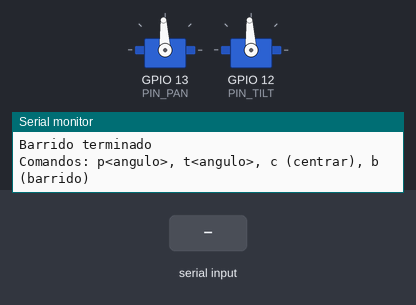
A sketch run on a simulated ESP32. Parts: 2 × servo, the last lines printed to the serial monitor. The test bench sets the inputs (shaded band). Servo pulses on a pin are drawn as a servo (544–2400 µs = 0–180°).

Above: at 7.9 s.
8.0 s: "p,45\n" received over Serial
At 9.5 s:
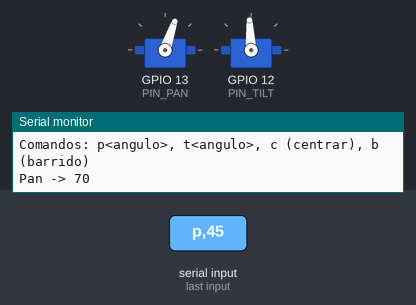
9.9 s: "t100\n" received over Serial
At 10.7 s:
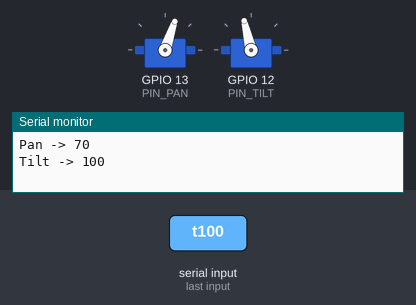
11.5 s: "p100\n" received over Serial
At 13.0 s:
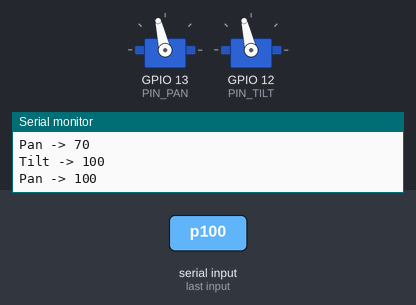
13.6 s: "t,45\n" received over Serial
At 15.0 s:
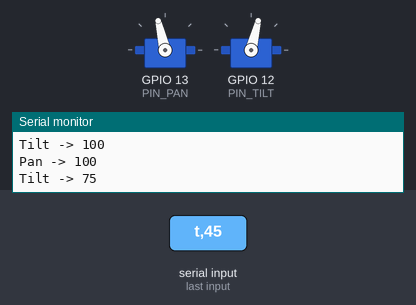
15.5 s: "b90\n" received over Serial
18.5 s: "p\n" received over Serial
At 21.2 s:
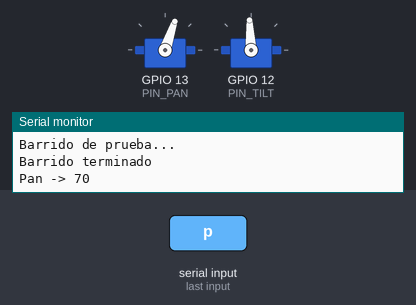
Timing chart, 0 to 22.5 s (numbered marks = the images above; inputs shaded):
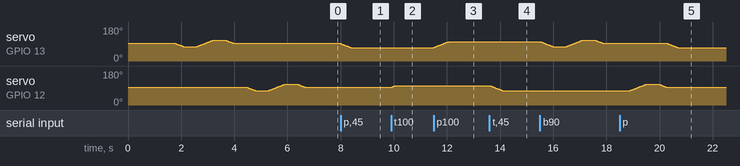

The sketch:

02_servos_test.ino
```cpp
/*
 * VigIA - Paso 2: Prueba de servos pan-tilt
 * ------------------------------------------------------------
 * Objetivo: verificar que los dos MG996R se mueven bien y
 * encontrar los límites reales del soporte (para que la cámara
 * no choque con los brackets).
 *
 * Al encender:
 *   1. Lleva ambos servos al centro (pan 90°, tilt 90°).
 *   2. Hace un barrido lento de prueba.
 *   3. Queda esperando comandos por el Monitor Serie.
 *
 * Comandos (Monitor Serie a 115200, con "Nueva línea"):
 *   p90   -> mueve pan a 90°
 *   t45   -> mueve tilt a 45°
 *   c     -> centra ambos
 *   b     -> repite el barrido de prueba
 *
 * Conexiones:
 *   Servo PAN  señal (naranja) -> GPIO 13
 *   Servo TILT señal (naranja) -> GPIO 12
 *   Servos rojo (+)            -> 5V de la FUENTE EXTERNA (no del FTDI)
 *   Servos marrón (-)          -> GND de la fuente
 *   GND de la fuente           -> GND del ESP32-CAM  (¡obligatorio unirlos!)
 *
 * ¿Por qué GPIO 12 y 13? Con la microSD en modo 1-bit (Paso 1)
 * son los únicos pines libres que no usan la cámara ni la SD.
 *
 * Errores comunes:
 *   - El ESP32 se reinicia al moverse los servos ("Brownout"):
 *       los servos están tomando corriente del FTDI. Usar la fuente
 *       5V 2A para los servos y unir los GND.
 *   - El servo tiembla o no se mueve: falta el GND común.
 *   - No arranca / no se puede subir el código con el servo
 *     conectado en GPIO 12: desconectar el cable de señal del
 *     GPIO 12 al subir el código y volver a conectarlo después.
 *     (GPIO 12 decide el voltaje de la memoria al arrancar.)
 */

// ---- Pines ----
#define PIN_PAN   13
#define PIN_TILT  12

// ---- Límites (ajustar si el soporte choca) ----
// Con el montaje "servo sobre servo" la cámara puede chocar con la
// escuadra en L o con la caja: probar con los comandos t/p y anotar
// el último ángulo seguro de cada lado.
// MODO SEGURO: rango pequeño alrededor del centro para la primera
// prueba con todo armado. Ampliar de a poco cuando se sepa hasta
// dónde llega cada servo sin chocar (meta: pan 0-180, tilt 45-135).
#define PAN_MIN   70
#define PAN_MAX  110
#define TILT_MIN  75
#define TILT_MAX 105

// Amplitud del barrido de prueba (grados a cada lado del centro)
#define BARRIDO_GRADOS 15

// ---- Sentido de giro ----
// Con "t100" la cámara debe mirar MÁS ARRIBA que con "t90".
// Si mira más abajo, cambiar TILT_INVERTIDO a true.
// Con "p100" la cámara debe girar hacia SU izquierda (tu derecha
// si la miras de frente). Si gira al revés, PAN_INVERTIDO a true.
#define PAN_INVERTIDO  false
#define TILT_INVERTIDO false

// ---- PWM para servos ----
// Canales 2 y 3 (timer 1). Los canales 0/1 (timer 0) quedan
// reservados para el reloj de la cámara cuando juntemos todo.
#define CANAL_PAN   2
#define CANAL_TILT  3
#define FREQ_SERVO 50   // 50 Hz = periodo de 20 ms
#define RESOLUCION 16   // 16 bits -> 0..65535
#define PULSO_MIN 500   // µs para 0°   (MG996R)
#define PULSO_MAX 2500  // µs para 180°

int anguloPan  = 90;
int anguloTilt = 90;

void escribirServo(int pin, int angulo) {
  if ((pin == PIN_PAN && PAN_INVERTIDO) || (pin == PIN_TILT && TILT_INVERTIDO)) {
    angulo = 180 - angulo;
  }
  uint32_t us = map(angulo, 0, 180, PULSO_MIN, PULSO_MAX);
  uint32_t duty = (us * 65535UL) / 20000UL;
  ledcWrite(pin, duty);
}

// Mueve de a 1° para no dar golpes al soporte ni picos de corriente
void moverSuave(int pin, int &actual, int destino, int minimo, int maximo) {
  destino = constrain(destino, minimo, maximo);
  int paso = (destino > actual) ? 1 : -1;
  while (actual != destino) {
    actual += paso;
    escribirServo(pin, actual);
    delay(20);  // lento: ~1 segundo cada 50°
  }
}

void moverPan(int a)  { moverSuave(PIN_PAN,  anguloPan,  a, PAN_MIN,  PAN_MAX); }
void moverTilt(int a) { moverSuave(PIN_TILT, anguloTilt, a, TILT_MIN, TILT_MAX); }

void centrar() {
  moverPan(90);
  moverTilt(90);
  Serial.println("Centrado: pan 90, tilt 90");
}

void barrido() {
  Serial.println("Barrido de prueba...");
  moverPan(90 - BARRIDO_GRADOS);  delay(500);
  moverPan(90 + BARRIDO_GRADOS);  delay(500);
  moverPan(90);                   delay(500);
  moverTilt(90 - BARRIDO_GRADOS); delay(500);
  moverTilt(90 + BARRIDO_GRADOS); delay(500);
  moverTilt(90);
  Serial.println("Barrido terminado");
}

void setup() {
  Serial.begin(115200);
  delay(1000);
  Serial.println("\n=== VigIA - Paso 2: servos pan-tilt ===");

  if (!ledcAttachChannel(PIN_PAN, FREQ_SERVO, RESOLUCION, CANAL_PAN) ||
      !ledcAttachChannel(PIN_TILT, FREQ_SERVO, RESOLUCION, CANAL_TILT)) {
    Serial.println("ERROR: no se pudo configurar el PWM de los servos");
    return;
  }

  // Posición inicial sin movimiento suave (aún no sabemos dónde están)
  escribirServo(PIN_PAN, anguloPan);
  escribirServo(PIN_TILT, anguloTilt);
  delay(800);

  barrido();
  Serial.println("Comandos: p<angulo>, t<angulo>, c (centrar), b (barrido)");
}

void loop() {
  if (!Serial.available()) return;

  String cmd = Serial.readStringUntil('\n');
  cmd.trim();
  if (cmd.length() == 0) return;

  char tipo = tolower(cmd.charAt(0));
  int valor = cmd.substring(1).toInt();

  switch (tipo) {
    case 'p':
      moverPan(valor);
      Serial.printf("Pan -> %d\n", anguloPan);
      break;
    case 't':
      moverTilt(valor);
      Serial.printf("Tilt -> %d\n", anguloTilt);
      break;
    case 'c':
      centrar();
      break;
    case 'b':
      barrido();
      break;
    default:
      Serial.println("Comando no reconocido");
  }
}
```

Measured:
- after the input at 8.0 s, servo on GPIO 13 (PIN_PAN): moves from 93° to 71° over 0.38 s, starting at once
- after the input at 9.9 s, servo on GPIO 12 (PIN_TILT): moves from 93° to 103° over 0.18 s, starting at once
- after the input at 11.5 s, servo on GPIO 13 (PIN_PAN): moves from 71° to 103° over 0.58 s, starting at once
- after the input at 13.6 s, servo on GPIO 12 (PIN_TILT): moves from 103° to 76° over 0.48 s, starting at once
- after the input at 18.5 s, servo on GPIO 13 (PIN_PAN): moves from 93° to 71° over 0.38 s, starting after 1.8 s
